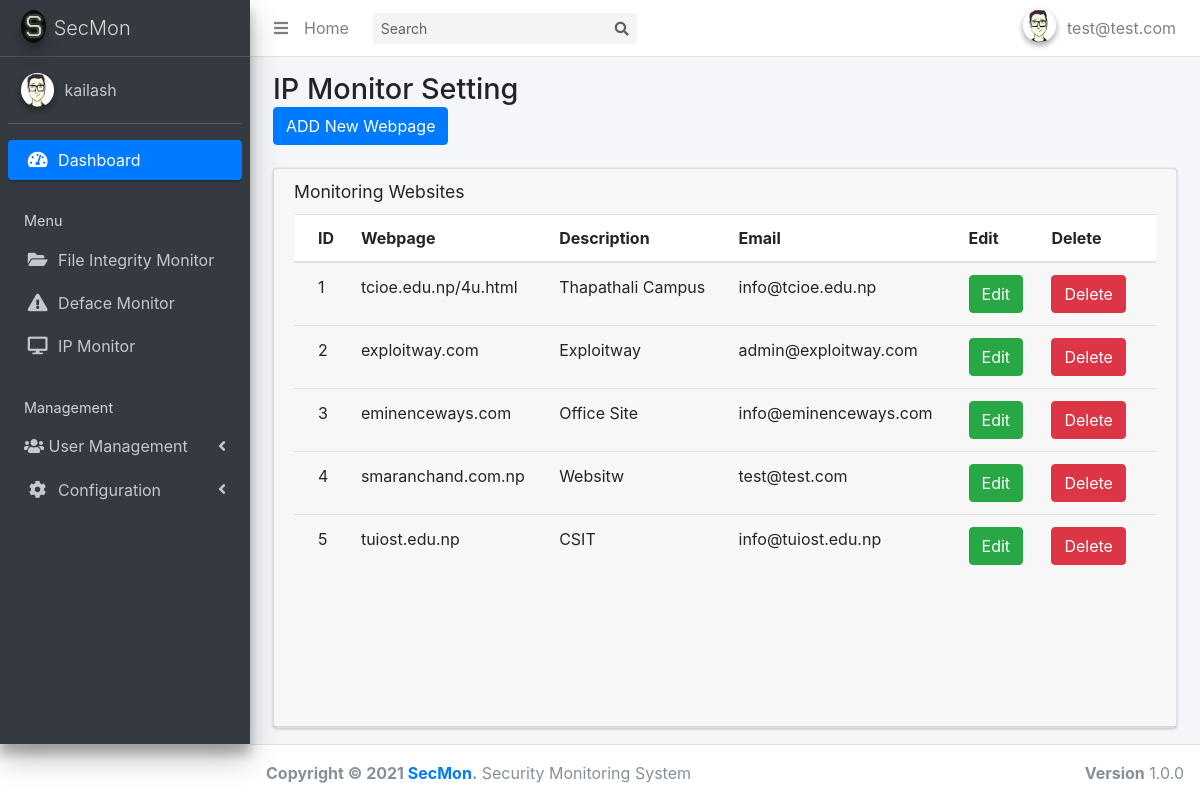
The page /defacemon_sett.php (signed in) on the database its author committed.
### tables this page shows
CREATE TABLE `filescan_config` (
  `id` int(255) NOT NULL,
  `account` varchar(200) NOT NULL,
  `scan_path` varchar(200) NOT NULL,
  `email` varchar(200) NOT NULL,
  `file_extensions` varchar(200) NOT NULL
);

CREATE TABLE `deface_config` (
  `id` int(255) NOT NULL,
  `website` varchar(255) NOT NULL,
  `description` varchar(255) NOT NULL,
  `email` varchar(255) NOT NULL,
  `contact` varchar(255) NOT NULL
);

### defacemon_sett.php (the view, shortened to what this page needs)
<!DOCTYPE html>
<html>
<head>
    <link rel="stylesheet" href="plugins/fontawesome-free/css/all.min.css">
    <link rel="stylesheet" href="https://code.ionicframework.com/ionicons/2.0.1/css/ionicons.min.css">
    <link rel="stylesheet" href="dist/css/adminlte.min.css">
    <link rel="stylesheet" href="https://stackpath.bootstrapcdn.com/bootstrap/4.3.1/css/bootstrap.min.css">
</head>
<body class="hold-transition sidebar-mini">
    <div class="wrapper">
        <?php include 'themepart/nav-bar.php'; ?>
        <?php include 'themepart/sidebar.php'; ?>
        <div class="content-wrapper">
            <section class="content-header">
                <div class="container-fluid">
                    <div class="row mb-2">
                        <div class="col-sm-6">
                            <h1>IP Monitor Setting</h1>
                            <button type="button" class="btn btn-primary" data-toggle="modal" data-target="#addURLModal">ADD New Webpage</button>
                        </div>
                    </div>
                </div>
            </section>
            <section class="content">
                <div class="container-fluid">
                    <div class="row">
                        <div class="col-12">
                            <div class="card">
                                <div class="card-header">
                                    <h3 class="card-title">Monitoring Websites</h3>
                                    <div class="card-body table-responsive p-0" style="height: 500px;">
                                        <?php $connection=mysqli_connect( "localhost", "root", "", "hash_analyzer"); $query="SELECT * FROM deface_config" ; $query_run=mysqli_query($connection, $query); ?>
                                        <table class="table table-head-fixed text-nowrap">
                                            <thead>
                                                <tr>
                                                    <th>ID</th>
                                                    <th>Webpage</th>
                                                    <th>Description</th>
                                                    <th>Email</th>
                                                    <th>Edit</th>
                                                    <th>Delete</th>
                                                </tr>
                                            </thead>
                                            <tbody>
                                                <?php if (mysqli_num_rows($query_run)> 0) { while ($row = mysqli_fetch_assoc($query_run)) { ?>
                                                <tr>
                                                    <td>
                                                        <?php echo $row[ 'id']; ?> </td>
                                                    <td>
                                                        <?php echo $row[ 'website']; ?> </td>
                                                    <td>
                                                        <?php echo $row[ 'description']; ?> </td>
                                                        <td>
                                                        <?php echo $row[ 'email']; ?> </td>
                                                    <td>
                                                        <button type="button" class="btn btn-success editbtnweb" data-toggle="modal" data-target="#editURLModal">Edit</button>
                                                    </td>
                                                    <td>
                                                        <button type="button" class="btn btn-danger deletebtnweb" data-toggle="modal" data-target="#deleteURLModal">Delete</button>
                                                    </td>
                                                </tr>
                                                <?php } } else { echo "No record found!"; } ?>
                                            </tbody>
                                        </table>
                                    </div>
                                </div>
                            </div>
                        </div>
                    </div>
                </div>
            </section>
        </div>
        </div>
    <?php include 'themepart/footer.php'; ?>
</body>
</html>

### themepart/sidebar.php (shortened to what this page needs)
<html>
<head>
</head>
<aside class="main-sidebar sidebar-dark-primary elevation-4">
    <a href="dashboard.php" class="brand-link">
      <img src="dist/img/secmon.png" alt="AdminLTE Logo" class="brand-image img-circle elevation-3"
           style="opacity: .8">
      <span class="brand-text font-weight-light">SecMon</span>
    </a>
    <div class="sidebar">
      <div class="user-panel mt-3 pb-3 mb-3 d-flex">
        <div class="image">
          <img src="dist/img/avatar.png" class="img-circle elevation-2" alt="User Image">
        </div>
        <?php
        $connection = mysqli_connect("localhost","root","","hash_analyzer");
        $query= "SELECT * FROM filescan_config";
        $query_run= mysqli_query($connection,$query);
        $row = mysqli_fetch_assoc($query_run);
        ?>
        <div class="info">
          <a href="#" class="d-block"><?php echo $row['account']; ?></a>
        </div>
      </div>
      <nav class="mt-2">
        <ul class="nav nav-pills nav-sidebar flex-column" data-widget="treeview" role="menu" data-accordion="false">
          <li class="nav-item has-treeview menu-open">
            <a href="dashboard.php" class="nav-link active">
              <i class="nav-icon fas fa-tachometer-alt"></i>
              <p>
                Dashboard
              </p>
            </a>
          </li>
          <li class="nav-header">Menu</li>
          <li class="nav-item has-treeview">
            <a href="fim.php" class="nav-link">
              <i class="nav-icon fa fa-folder-open"></i>
              <p>
                File Integrity Monitor
              </p>
            </a>
          <li class="nav-item has-treeview">
            <a href="webmon.php" class="nav-link">
              <i class="nav-icon fa fa-exclamation-triangle"></i>
              <p>
                Deface Monitor
              </p>
            </a>
             <li class="nav-item has-treeview">
            <a href="ipmon.php" class="nav-link">
              <i class="nav-icon fa fa-desktop"></i>
              <p>
                IP Monitor
              </p>
            </a>
          <li class="nav-header">Management</li>
          <li class="nav-item has-treeview">
            <a href="#" class="nav-link">
              <i class="fas fa-users"></i>
              <p>
                User Management
                <i class="fas fa-angle-left right"></i>
              </p>
            </a>
          </li>
          <li class="nav-item has-treeview">
            <a href="#" class="nav-link">
              <i class="nav-icon fa fa-cog"></i>
              <p>
                Configuration
                <i class="fas fa-angle-left right"></i>
              </p>
            </a>
          </li>
        </ul>
      </nav>
    </div>
  </aside>

### rows shown on the page
filescan_config: account "kailash"
deface_config: id "1", website "tcioe.edu.np/4u.html", description "Thapathali Campus", email "info@tcioe.edu.np"
deface_config: id "2", website "exploitway.com", description "Exploitway", email "admin@exploitway.com"
deface_config: id "3", website "eminenceways.com", description "Office Site", email "info@eminenceways.com"
deface_config: id "4", website "smaranchand.com.np", description "Websitw", email "test@test.com"
deface_config: id "5", website "tuiost.edu.np", description "CSIT", email "info@tuiost.edu.np"

### other values the page prints
$_SESSION['username'] "test@test.com"
